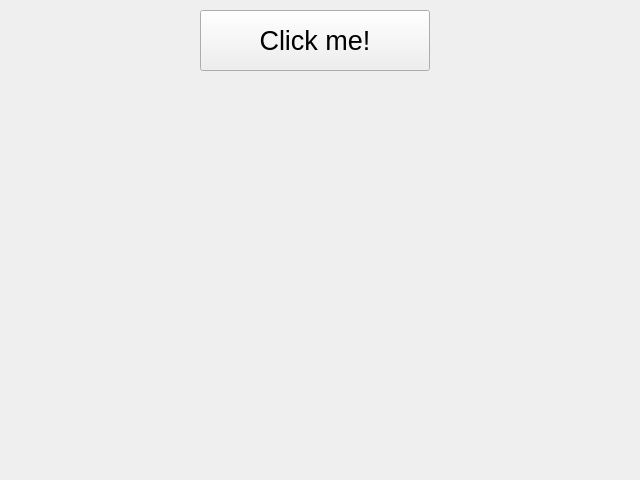
<?xml version="1.0" encoding="UTF-8"?>
<ui version="4.0">
 <class>yellow_circles</class>
 <widget class="QWidget" name="yellow_circles">
  <property name="geometry">
   <rect>
    <x>0</x>
    <y>0</y>
    <width>640</width>
    <height>480</height>
   </rect>
  </property>
  <property name="windowTitle">
   <string>Yellow circles</string>
  </property>
  <widget class="QPushButton" name="pushButton">
   <property name="geometry">
    <rect>
     <x>200</x>
     <y>10</y>
     <width>230</width>
     <height>61</height>
    </rect>
   </property>
   <property name="font">
    <font>
     <pointsize>20</pointsize>
    </font>
   </property>
   <property name="text">
    <string>Click me!</string>
   </property>
  </widget>
 </widget>
 <resources/>
 <connections/>
</ui>
